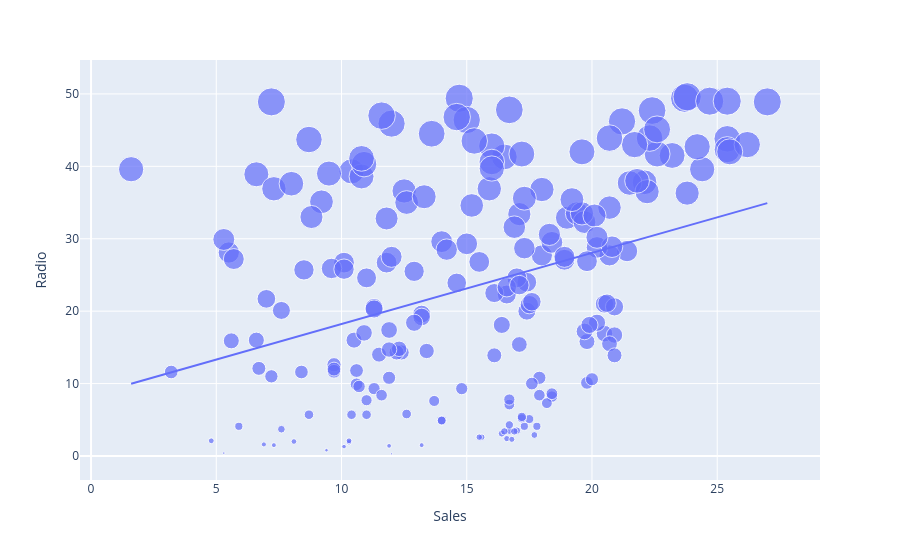

Write notebook code for a chart like this one.
### Code cell
figure=px.scatter(data_frame=data,x="Sales",y="Radio",size="Radio",trendline="ols")
figure.show()

### Figure 1 — Plotly figure (JSON) as saved in the notebook; plotly's stock layout.template omitted (floating-point values rounded to 4 significant figures; data arrays with more than 128 entries replaced by an {"elided": "..."} marker saying what was removed)
{"data": [{"hovertemplate": "Sales=%{x}<br>Radio=%{marker.size}<extra></extra>", "legendgroup": "", "marker": {"color": "#636efa", "size": {"elided": "200 float values"}, "sizemode": "area", "sizeref": 0.124, "symbol": "circle"}, "mode": "markers", "name": "", "orientation": "v", "showlegend": false, "type": "scatter", "x": {"elided": "200 float values"}, "xaxis": "x", "y": {"elided": "200 float values"}, "yaxis": "y"}, {"hovertemplate": "<b>OLS trendline</b><br>Radio = 0.982402 * Sales + 8.39977<br>R<sup>2</sup>=0.122242<br><br>Sales=%{x}<br>Radio=%{y} <b>(trend)</b><extra></extra>", "legendgroup": "", "marker": {"color": "#636efa", "symbol": "circle"}, "mode": "lines", "name": "", "showlegend": false, "type": "scatter", "x": {"elided": "200 float values"}, "xaxis": "x", "y": {"elided": "200 float values"}, "yaxis": "y"}], "layout": {"autosize": true, "legend": {"itemsizing": "constant", "tracegroupgap": 0}, "margin": {"t": 60}, "xaxis": {"anchor": "y", "autorange": true, "domain": [0, 1], "range": [-2.481, 31.35], "title": {"text": "Sales"}, "type": "linear"}, "yaxis": {"anchor": "x", "autorange": true, "domain": [0, 1], "range": [-3.875, 57.02], "title": {"text": "Radio"}, "type": "linear"}}}
